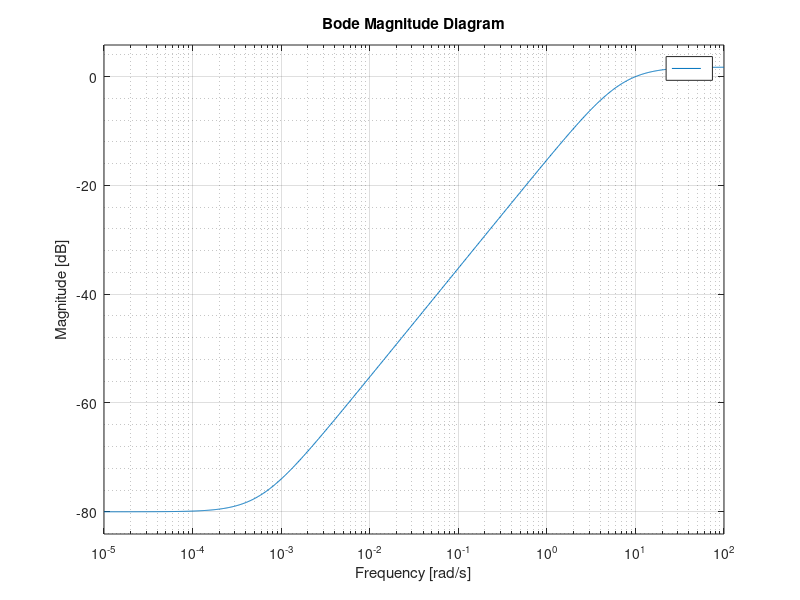

Source code (MATLAB):
% tuning sensitivity weight to be used in the overall plant tuning via systune 
% aim: 
% -- compute: A, M, omega_b that allow to satisfy the 2nd order response of the system 
%

% constraint values 
damp = 0.9;
omega_n = 10; 

% setting up tolerances for high frequency study 
tol = -79;
% setting up evaluation frequency for the steady state analysis
freq = 1e-5;

% setting up possible intervals for the parameters 
dimA = 10;
dimM = 10; 
dimOmega_b = 10; 

% from theory 
Mideal = 1/damp;

% setting up study vectors:
Avec       = linspace(5e-5, 1e-4, dimA);             
Mvec       = linspace(Mideal, Mideal*1.1, dimM);
omega_bVec = linspace(0.5*omega_n, 0.6*omega_n, dimOmega_b);

% transfer function declaration 
WPinv = @(A, M, omega_b) tf([1, omega_b*A], [1/M, omega_b]);

% tuning loop 
test = 0;
for A = Avec
    for M = Mvec 
        for omega_b = omega_bVec
            test = test + 1;
            [Gm,Pm,Wcg,Wcp] = margin(WPinv(A, M, omega_b));
            fprintf('test(%d)\ninput:\n\tA = %f \n\tM = %f \n\tomega = %f\noutput:\n\tGm = %f\n\tPm = %f\n\tWcg = %f\n\tWcp = %f\n\n', ...
                test, A, M, omega_b, Gm, Pm, Wcg, Wcp);
            
            [magnitude, phase] = bode(WPinv(A, M, omega_b), freq); 
            magnitude = 20 * log10(magnitude);
            
            if Wcp > 10 && magnitude <= tol 
                fprintf('Result\ntarget:');
                fprintf('\n\tcrossover frequency -> Wcp > 10\n\t\tWcp = %f rad/s\n', Wcp);

                fprintf('\n\tsteady state error close to 0 (so db -> -Inf)\n');
                fprintf('\t\tmagnitude (db) @ omega = %f rad/s\n\t\tmagnitude = %f db\n\n', freq, magnitude);
                break 
            end
        end
    end
end

figure(1);
bodemag(WPinv(A, M, omega_b));
grid on
grid minor 

fprintf('function parameters after tuning:\n\t* A = %f\n\t* M = %f\n\t* omega_b = %f\n', A, M, omega_b);
